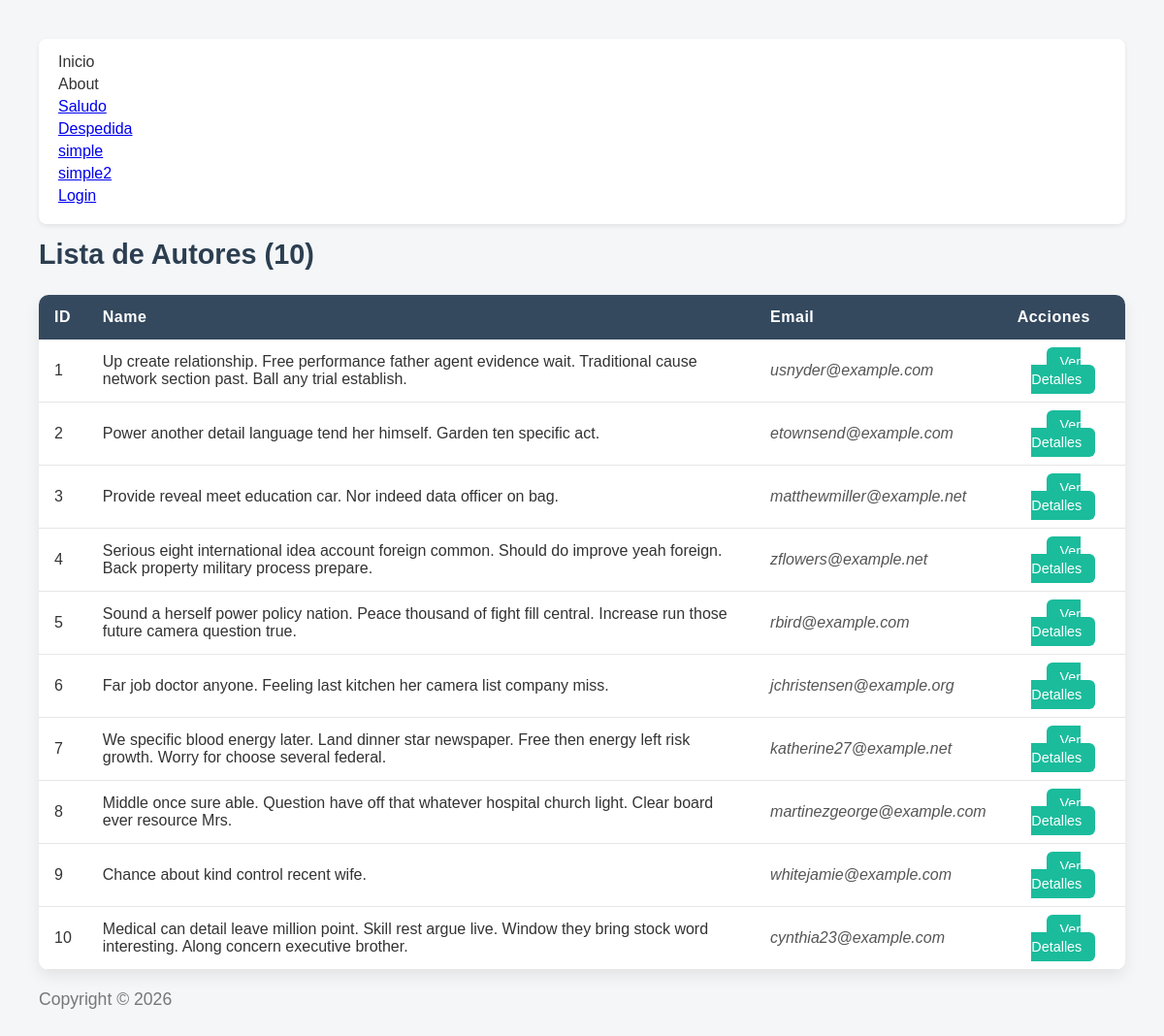
The app's page /authors/top_ten_authors/ with its own data.
### authors/models.py (models this page shows, shortened)
class Author(models.Model):
    name = models.CharField(max_length=150)
    age = models.IntegerField(default=18)
    email = models.EmailField(unique=True)
    active = models.BooleanField(default=True)

### authors/views.py (the view)
# urls.py: path('top_ten_authors/', views.top_ten_authors, name='authors.top_ten_authors'),
def top_ten_authors(request: HttpRequest) -> HttpResponse:
    authors = Author.objects.all()[:10]
    return render(request, 'authors/index.html', {
        'authors': authors
    })

### templates/authors/index.html (shortened to what this page needs)
{% extends 'layouts/base.html' %}
{% load static %}
{% block styles %}
    <link rel="stylesheet" href="{% static 'css/table.css' %}">
{% endblock %}
{% block content %}
    <h1>Lista de Autores ({{ authors|length }})</h1>
    {% if authors %}
        <table>
            <thead>
                <th>ID</th>
                <th>Name</th>
                <th>Email</th>
                <th>Acciones</th>
            </thead>
            <tbody>
                {% for author in authors %}
                    <tr>
                        <td>{{ author.id }}</td>
                        <td>{{ author.name }}</td>
                        <td>{{ author.email }}</td>
                        <td><a href="{% url 'authors.show' author.id %}">Ver Detalles</a></td>
                    </tr>
                {% endfor %}
            </tbody>
        </table>
    {% else %}
        <p>No hay autores disponibles.</p>
    {% endif %}
{% endblock %}

### static/css/global.css (style rules this page uses)
* { margin: 0; padding: 0; box-sizing: border-box; }
body { font-family: Arial, Helvetica, sans-serif; background-color: #f4f6f8; color: #333; padding: 40px; }

### static/css/table.css (style rules this page uses)
h1 { margin-bottom: 25px; color: #2c3e50; font-size: 1.8rem; }
table { width: 100%; border-collapse: collapse; background-color: #ffffff; border-radius: 10px; overflow: hidden; box-shadow: 0 6px 15px rgba(0, 0, 0, 0.08); }
thead { background-color: #34495e; color: #ffffff; }
thead th { padding: 14px 16px; text-align: left; font-weight: 600; letter-spacing: 0.5px; }
tbody tr { border-bottom: 1px solid #e6e6e6; transition: background-color 0.2s ease; }
td { padding: 14px 16px; color: #333; }
td:nth-child(3) { color: #555; font-style: italic; }
td:last-child { text-align: center; }
td a { background-color: #1abc9c; color: #ffffff; padding: 7px 14px; border-radius: 6px; font-size: 0.9rem; text-decoration: none; transition: background-color 0.2s ease, transform 0.1s ease; }

### records on screen
Author: id "1", name "Up create relationship. Free performance father agent evidence wait. Traditional cause network section past. Ball any trial establish.", email "usnyder@example.com"
Author: id "2", name "Power another detail language tend her himself. Garden ten specific act.", email "etownsend@example.com"
Author: id "3", name "Provide reveal meet education car. Nor indeed data officer on bag.", email "matthewmiller@example.net"
Author: id "4", name "Serious eight international idea account foreign common. Should do improve yeah foreign. Back property military process prepare.", email "zflowers@example.net"
Author: id "5", name "Sound a herself power policy nation. Peace thousand of fight fill central. Increase run those future camera question true.", email "rbird@example.com"
Author: id "6", name "Far job doctor anyone. Feeling last kitchen her camera list company miss.", email "jchristensen@example.org"
Author: id "7", name "We specific blood energy later. Land dinner star newspaper. Free then energy left risk growth. Worry for choose several federal.", email "katherine27@example.net"
Author: id "8", name "Middle once sure able. Question have off that whatever hospital church light. Clear board ever resource Mrs.", email "martinezgeorge@example.com"
Author: id "9", name "Chance about kind control recent wife.", email "whitejamie@example.com"
Author: id "10", name "Medical can detail leave million point. Skill rest argue live. Window they bring stock word interesting. Along concern executive brother.", email "cynthia23@example.com"

### other values on screen
{{ authors|length }} "10"
